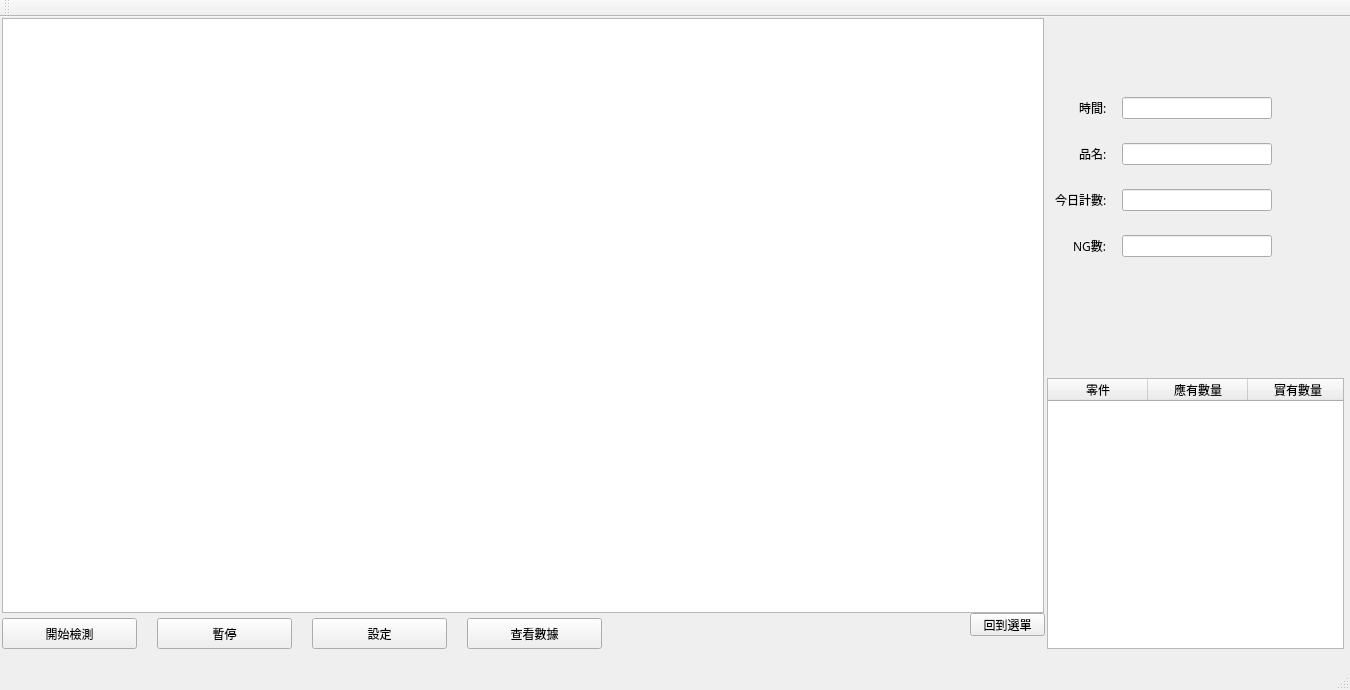
<?xml version="1.0" encoding="UTF-8"?>
<ui version="4.0">
 <class>MainWindow</class>
 <widget class="QMainWindow" name="MainWindow">
  <property name="geometry">
   <rect>
    <x>0</x>
    <y>0</y>
    <width>1350</width>
    <height>690</height>
   </rect>
  </property>
  <property name="cursor">
   <cursorShape>ArrowCursor</cursorShape>
  </property>
  <property name="windowTitle">
   <string>產線智動檢測系統</string>
  </property>
  <property name="windowIcon">
   <iconset>
    <normaloff>../14650616_1373983492625534_4218606715525314813_n.jpg</normaloff>../14650616_1373983492625534_4218606715525314813_n.jpg</iconset>
  </property>
  <property name="autoFillBackground">
   <bool>false</bool>
  </property>
  <widget class="QWidget" name="centralWidget">
   <property name="cursor">
    <cursorShape>ArrowCursor</cursorShape>
   </property>
   <property name="layoutDirection">
    <enum>Qt::LeftToRight</enum>
   </property>
   <widget class="QStackedWidget" name="stackedWidget">
    <property name="enabled">
     <bool>true</bool>
    </property>
    <property name="geometry">
     <rect>
      <x>2</x>
      <y>1</y>
      <width>1351</width>
      <height>631</height>
     </rect>
    </property>
    <property name="sizePolicy">
     <sizepolicy hsizetype="Minimum" vsizetype="Preferred">
      <horstretch>0</horstretch>
      <verstretch>0</verstretch>
     </sizepolicy>
    </property>
    <property name="currentIndex">
     <number>1</number>
    </property>
    <widget class="QWidget" name="homePage">
     <property name="layoutDirection">
      <enum>Qt::RightToLeft</enum>
     </property>
     <layout class="QHBoxLayout" name="horizontalLayout">
      <property name="spacing">
       <number>80</number>
      </property>
      <property name="leftMargin">
       <number>300</number>
      </property>
      <property name="topMargin">
       <number>160</number>
      </property>
      <property name="rightMargin">
       <number>300</number>
      </property>
      <property name="bottomMargin">
       <number>160</number>
      </property>
      <item>
       <widget class="QPushButton" name="testingPushButton">
        <property name="sizePolicy">
         <sizepolicy hsizetype="Minimum" vsizetype="Minimum">
          <horstretch>0</horstretch>
          <verstretch>0</verstretch>
         </sizepolicy>
        </property>
        <property name="palette">
         <palette>
          <active>
           <colorrole role="Button">
            <brush brushstyle="SolidPattern">
             <color alpha="255">
              <red>0</red>
              <green>0</green>
              <blue>255</blue>
             </color>
            </brush>
           </colorrole>
          </active>
          <inactive>
           <colorrole role="Button">
            <brush brushstyle="SolidPattern">
             <color alpha="255">
              <red>0</red>
              <green>0</green>
              <blue>255</blue>
             </color>
            </brush>
           </colorrole>
          </inactive>
          <disabled>
           <colorrole role="Button">
            <brush brushstyle="SolidPattern">
             <color alpha="255">
              <red>0</red>
              <green>0</green>
              <blue>255</blue>
             </color>
            </brush>
           </colorrole>
          </disabled>
         </palette>
        </property>
        <property name="font">
         <font>
          <family>微軟正黑體</family>
          <pointsize>50</pointsize>
          <weight>75</weight>
          <bold>true</bold>
         </font>
        </property>
        <property name="autoFillBackground">
         <bool>true</bool>
        </property>
        <property name="text">
         <string>檢測</string>
        </property>
       </widget>
      </item>
      <item>
       <widget class="QPushButton" name="trainningPushButton">
        <property name="sizePolicy">
         <sizepolicy hsizetype="Minimum" vsizetype="Minimum">
          <horstretch>0</horstretch>
          <verstretch>0</verstretch>
         </sizepolicy>
        </property>
        <property name="palette">
         <palette>
          <active>
           <colorrole role="Button">
            <brush brushstyle="SolidPattern">
             <color alpha="255">
              <red>0</red>
              <green>0</green>
              <blue>255</blue>
             </color>
            </brush>
           </colorrole>
          </active>
          <inactive>
           <colorrole role="Button">
            <brush brushstyle="SolidPattern">
             <color alpha="255">
              <red>0</red>
              <green>0</green>
              <blue>255</blue>
             </color>
            </brush>
           </colorrole>
          </inactive>
          <disabled>
           <colorrole role="Button">
            <brush brushstyle="SolidPattern">
             <color alpha="255">
              <red>0</red>
              <green>0</green>
              <blue>255</blue>
             </color>
            </brush>
           </colorrole>
          </disabled>
         </palette>
        </property>
        <property name="font">
         <font>
          <family>微軟正黑體</family>
          <pointsize>50</pointsize>
          <weight>75</weight>
          <bold>true</bold>
         </font>
        </property>
        <property name="layoutDirection">
         <enum>Qt::LeftToRight</enum>
        </property>
        <property name="autoFillBackground">
         <bool>true</bool>
        </property>
        <property name="text">
         <string>訓練</string>
        </property>
        <property name="iconSize">
         <size>
          <width>16</width>
          <height>16</height>
         </size>
        </property>
       </widget>
      </item>
     </layout>
    </widget>
    <widget class="QWidget" name="testingPage">
     <widget class="QPushButton" name="backToHomePagePushButton">
      <property name="geometry">
       <rect>
        <x>968</x>
        <y>595</y>
        <width>75</width>
        <height>23</height>
       </rect>
      </property>
      <property name="font">
       <font>
        <family>微軟正黑體</family>
       </font>
      </property>
      <property name="text">
       <string>回到選單</string>
      </property>
     </widget>
     <widget class="QWidget" name="layoutWidget">
      <property name="geometry">
       <rect>
        <x>0</x>
        <y>600</y>
        <width>611</width>
        <height>31</height>
       </rect>
      </property>
      <layout class="QHBoxLayout" name="horizontalLayout_2">
       <property name="spacing">
        <number>20</number>
       </property>
       <property name="leftMargin">
        <number>0</number>
       </property>
       <property name="topMargin">
        <number>0</number>
       </property>
       <property name="bottomMargin">
        <number>0</number>
       </property>
       <item>
        <widget class="QPushButton" name="startTestingPushButton">
         <property name="sizePolicy">
          <sizepolicy hsizetype="Minimum" vsizetype="Minimum">
           <horstretch>0</horstretch>
           <verstretch>0</verstretch>
          </sizepolicy>
         </property>
         <property name="font">
          <font>
           <family>微軟正黑體</family>
          </font>
         </property>
         <property name="text">
          <string>開始檢測</string>
         </property>
        </widget>
       </item>
       <item>
        <widget class="QPushButton" name="PausePushButton">
         <property name="sizePolicy">
          <sizepolicy hsizetype="Minimum" vsizetype="Minimum">
           <horstretch>0</horstretch>
           <verstretch>0</verstretch>
          </sizepolicy>
         </property>
         <property name="font">
          <font>
           <family>微軟正黑體</family>
          </font>
         </property>
         <property name="text">
          <string>暫停</string>
         </property>
        </widget>
       </item>
       <item>
        <widget class="QPushButton" name="settingPushButton">
         <property name="sizePolicy">
          <sizepolicy hsizetype="Minimum" vsizetype="Minimum">
           <horstretch>0</horstretch>
           <verstretch>0</verstretch>
          </sizepolicy>
         </property>
         <property name="font">
          <font>
           <family>微軟正黑體</family>
          </font>
         </property>
         <property name="text">
          <string>設定</string>
         </property>
        </widget>
       </item>
       <item>
        <widget class="QPushButton" name="checkingPushButton">
         <property name="sizePolicy">
          <sizepolicy hsizetype="Minimum" vsizetype="Minimum">
           <horstretch>0</horstretch>
           <verstretch>0</verstretch>
          </sizepolicy>
         </property>
         <property name="font">
          <font>
           <family>微軟正黑體</family>
          </font>
         </property>
         <property name="text">
          <string>查看數據</string>
         </property>
        </widget>
       </item>
      </layout>
     </widget>
     <widget class="QWidget" name="layoutWidget">
      <property name="geometry">
       <rect>
        <x>990</x>
        <y>50</y>
        <width>291</width>
        <height>221</height>
       </rect>
      </property>
      <layout class="QVBoxLayout" name="verticalLayout">
       <item>
        <layout class="QHBoxLayout" name="horizontalLayout_3" stretch="0,0">
         <property name="spacing">
          <number>0</number>
         </property>
         <property name="sizeConstraint">
          <enum>QLayout::SetDefaultConstraint</enum>
         </property>
         <property name="leftMargin">
          <number>0</number>
         </property>
         <item alignment="Qt::AlignRight">
          <widget class="QLabel" name="timeLabel">
           <property name="sizePolicy">
            <sizepolicy hsizetype="Preferred" vsizetype="Preferred">
             <horstretch>0</horstretch>
             <verstretch>0</verstretch>
            </sizepolicy>
           </property>
           <property name="font">
            <font>
             <family>微軟正黑體</family>
            </font>
           </property>
           <property name="text">
            <string>時間:     </string>
           </property>
          </widget>
         </item>
         <item alignment="Qt::AlignRight">
          <widget class="QLineEdit" name="timeLineEdit">
           <property name="sizePolicy">
            <sizepolicy hsizetype="Expanding" vsizetype="Fixed">
             <horstretch>0</horstretch>
             <verstretch>0</verstretch>
            </sizepolicy>
           </property>
           <property name="minimumSize">
            <size>
             <width>150</width>
             <height>20</height>
            </size>
           </property>
           <property name="alignment">
            <set>Qt::AlignLeading|Qt::AlignLeft|Qt::AlignVCenter</set>
           </property>
          </widget>
         </item>
        </layout>
       </item>
       <item>
        <layout class="QHBoxLayout" name="horizontalLayout_4">
         <property name="spacing">
          <number>0</number>
         </property>
         <property name="topMargin">
          <number>0</number>
         </property>
         <item alignment="Qt::AlignRight">
          <widget class="QLabel" name="productLabel">
           <property name="font">
            <font>
             <family>微軟正黑體</family>
            </font>
           </property>
           <property name="text">
            <string>品名:     </string>
           </property>
          </widget>
         </item>
         <item alignment="Qt::AlignRight">
          <widget class="QLineEdit" name="productLineEdit">
           <property name="sizePolicy">
            <sizepolicy hsizetype="Expanding" vsizetype="Fixed">
             <horstretch>0</horstretch>
             <verstretch>0</verstretch>
            </sizepolicy>
           </property>
           <property name="minimumSize">
            <size>
             <width>150</width>
             <height>0</height>
            </size>
           </property>
           <property name="layoutDirection">
            <enum>Qt::RightToLeft</enum>
           </property>
          </widget>
         </item>
        </layout>
       </item>
       <item>
        <layout class="QHBoxLayout" name="horizontalLayout_5">
         <property name="spacing">
          <number>0</number>
         </property>
         <item alignment="Qt::AlignRight">
          <widget class="QLabel" name="amountLabel">
           <property name="font">
            <font>
             <family>微軟正黑體</family>
            </font>
           </property>
           <property name="text">
            <string>今日計數:     </string>
           </property>
          </widget>
         </item>
         <item alignment="Qt::AlignRight">
          <widget class="QLineEdit" name="amountLineEdit">
           <property name="minimumSize">
            <size>
             <width>150</width>
             <height>0</height>
            </size>
           </property>
          </widget>
         </item>
        </layout>
       </item>
       <item>
        <layout class="QHBoxLayout" name="horizontalLayout_6">
         <property name="spacing">
          <number>0</number>
         </property>
         <item alignment="Qt::AlignRight">
          <widget class="QLabel" name="NGLabel">
           <property name="font">
            <font>
             <family>微軟正黑體</family>
            </font>
           </property>
           <property name="text">
            <string>NG數:     </string>
           </property>
          </widget>
         </item>
         <item alignment="Qt::AlignRight">
          <widget class="QLineEdit" name="NGLineEdit">
           <property name="sizePolicy">
            <sizepolicy hsizetype="Minimum" vsizetype="Fixed">
             <horstretch>0</horstretch>
             <verstretch>0</verstretch>
            </sizepolicy>
           </property>
           <property name="minimumSize">
            <size>
             <width>150</width>
             <height>0</height>
            </size>
           </property>
           <property name="layoutDirection">
            <enum>Qt::LeftToRight</enum>
           </property>
          </widget>
         </item>
        </layout>
       </item>
      </layout>
     </widget>
     <widget class="QTableWidget" name="tableWidget">
      <property name="geometry">
       <rect>
        <x>1045</x>
        <y>360</y>
        <width>297</width>
        <height>271</height>
       </rect>
      </property>
      <property name="frameShape">
       <enum>QFrame::StyledPanel</enum>
      </property>
      <property name="frameShadow">
       <enum>QFrame::Sunken</enum>
      </property>
      <property name="lineWidth">
       <number>1</number>
      </property>
      <property name="midLineWidth">
       <number>0</number>
      </property>
      <property name="verticalScrollBarPolicy">
       <enum>Qt::ScrollBarAsNeeded</enum>
      </property>
      <property name="horizontalScrollBarPolicy">
       <enum>Qt::ScrollBarAlwaysOff</enum>
      </property>
      <column>
       <property name="text">
        <string>零件</string>
       </property>
      </column>
      <column>
       <property name="text">
        <string>應有數量</string>
       </property>
      </column>
      <column>
       <property name="text">
        <string>實有數量</string>
       </property>
      </column>
      <column>
       <property name="text">
        <string>狀態</string>
       </property>
      </column>
     </widget>
     <widget class="QTableView" name="tableView">
      <property name="geometry">
       <rect>
        <x>0</x>
        <y>0</y>
        <width>1042</width>
        <height>595</height>
       </rect>
      </property>
     </widget>
    </widget>
   </widget>
  </widget>
  <widget class="QMenuBar" name="menuBar">
   <property name="geometry">
    <rect>
     <x>0</x>
     <y>0</y>
     <width>1350</width>
     <height>22</height>
    </rect>
   </property>
  </widget>
  <widget class="QToolBar" name="mainToolBar">
   <attribute name="toolBarArea">
    <enum>TopToolBarArea</enum>
   </attribute>
   <attribute name="toolBarBreak">
    <bool>false</bool>
   </attribute>
  </widget>
  <widget class="QStatusBar" name="statusBar"/>
 </widget>
 <layoutdefault spacing="6" margin="11"/>
 <resources/>
 <connections/>
</ui>
